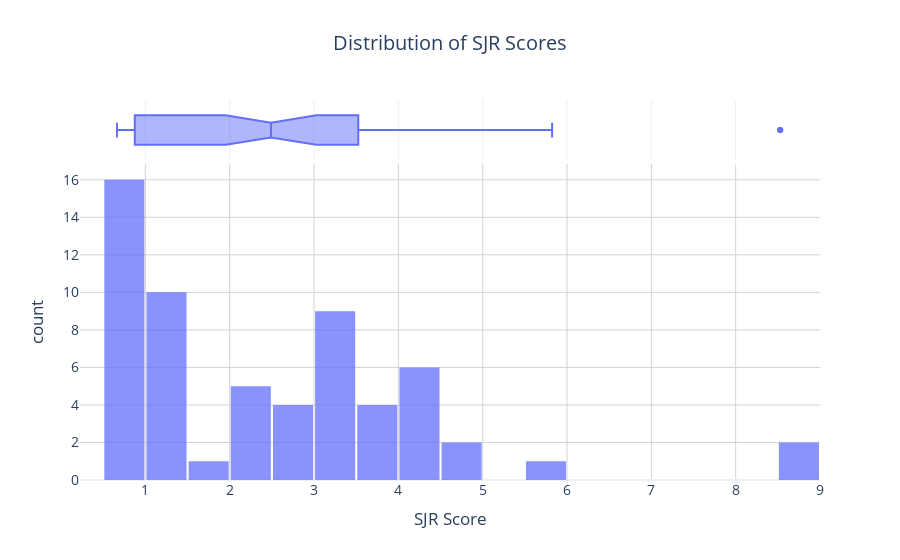
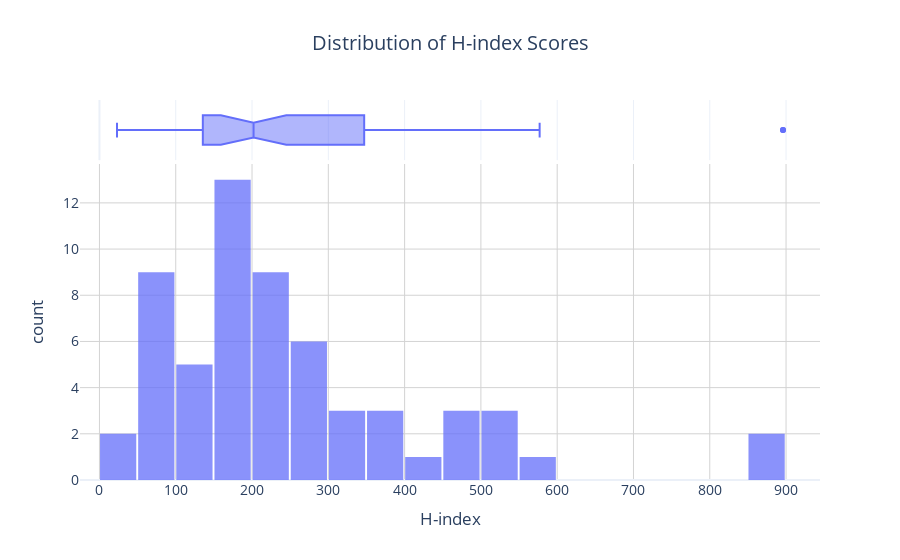

The cell these charts' notebook holds for them, in order:
### Code cell
import pandas as pd
import plotly.express as px

# Deduplicate by PMID
tdf = df.drop_duplicates(subset=["pmid"]).copy()

# Ensure numerics
tdf['SJR'] = pd.to_numeric(tdf['SJR'], errors='coerce')
tdf['H index'] = pd.to_numeric(tdf['H index'], errors='coerce')

# Plot
fig_sjr = px.histogram(
    tdf,
    x="SJR",
    nbins=30,
    marginal="box",
    opacity=0.75,
    title="Distribution of SJR Scores",
    labels={"SJR": "SJR Score", "count": "Frequency"},
)

fig_sjr.update_layout(
    template="plotly_white",
    title=dict(x=0.5, font=dict(size=20)),
    xaxis=dict(showgrid=True, gridcolor="lightgray"),
    yaxis=dict(showgrid=True, gridcolor="lightgray"),
    font=dict(size=14),
    bargap=0.05
)


fig_hindex = px.histogram(
    tdf,
    x="H index",
    nbins=30,
    marginal="box",
    opacity=0.75,
    title="Distribution of H-index Scores",
    labels={"H index": "H-index", "count": "Frequency"},
)

fig_hindex.update_layout(
    template="plotly_white",
    title=dict(x=0.5, font=dict(size=20)),
    xaxis=dict(showgrid=True, gridcolor="lightgray"),
    yaxis=dict(showgrid=True, gridcolor="lightgray"),
    font=dict(size=14),
    bargap=0.05
)

fig_sjr.show()
fig_sjr.write_image('graphs/sjr_distribution-d1.png', width=1000, height=400, scale=3)

fig_hindex.show()
fig_hindex.write_image('graphs/h_index_distribution-d1.png', width=1000, height=400, scale=3)

### Figure 1 — Plotly figure (JSON) as saved in the notebook; plotly's stock layout.template omitted (floating-point values rounded to 4 significant figures)
{"data": [{"bingroup": "x", "hovertemplate": "SJR Score=%{x}<br>count=%{y}<extra></extra>", "legendgroup": "", "marker": {"color": "#636efa", "opacity": 0.75, "pattern": {"shape": ""}}, "name": "", "nbinsx": 30, "orientation": "v", "showlegend": false, "type": "histogram", "x": [4.761, 3.235, 1.201, 2.143, 2.664, 0.785, 0.663, 2.489, NaN, 8.529, NaN, 4.897, 2.489, 0.782, 8.529, 3.458, 1.462, 2.449, 3.296, 1.408, 1.178, 3.414, 3.879, 3.617, NaN, 0.785, 3.414, NaN, NaN, 0.803, 3.591, 0.803, 0.748, NaN, 3.03, 3.879, NaN, 0.874, 4.279, 0.818, NaN, 0.874, 2.772, 1.5, NaN, 0.744, NaN, NaN, 4.279, 0.795, 3.374, NaN, 1.142, 0.874, NaN, 0.841, 0.803, NaN, 5.823, NaN, NaN, 3.183, NaN, 3.458, 2.715, 0.863, NaN, NaN, 1.462, 2.489, 1.239, NaN, 4.447, 4.447, 2.917, NaN, NaN, NaN, 4.447, 4.447, 1.201, 1.142, 1.075], "xaxis": "x", "yaxis": "y"}, {"hovertemplate": "SJR Score=%{x}<extra></extra>", "legendgroup": "", "marker": {"color": "#636efa"}, "name": "", "notched": true, "showlegend": false, "type": "box", "x": [4.761, 3.235, 1.201, 2.143, 2.664, 0.785, 0.663, 2.489, NaN, 8.529, NaN, 4.897, 2.489, 0.782, 8.529, 3.458, 1.462, 2.449, 3.296, 1.408, 1.178, 3.414, 3.879, 3.617, NaN, 0.785, 3.414, NaN, NaN, 0.803, 3.591, 0.803, 0.748, NaN, 3.03, 3.879, NaN, 0.874, 4.279, 0.818, NaN, 0.874, 2.772, 1.5, NaN, 0.744, NaN, NaN, 4.279, 0.795, 3.374, NaN, 1.142, 0.874, NaN, 0.841, 0.803, NaN, 5.823, NaN, NaN, 3.183, NaN, 3.458, 2.715, 0.863, NaN, NaN, 1.462, 2.489, 1.239, NaN, 4.447, 4.447, 2.917, NaN, NaN, NaN, 4.447, 4.447, 1.201, 1.142, 1.075], "xaxis": "x2", "yaxis": "y2"}], "layout": {"bargap": 0.05, "barmode": "relative", "font": {"size": 14}, "legend": {"tracegroupgap": 0}, "title": {"font": {"size": 20}, "text": "Distribution of SJR Scores", "x": 0.5}, "xaxis": {"anchor": "y", "domain": [0, 1], "gridcolor": "lightgray", "showgrid": true, "title": {"text": "SJR Score"}}, "xaxis2": {"anchor": "y2", "domain": [0, 1], "matches": "x", "showgrid": true, "showticklabels": false}, "yaxis": {"anchor": "x", "domain": [0, 0.8316], "gridcolor": "lightgray", "showgrid": true, "title": {"text": "count"}}, "yaxis2": {"anchor": "x2", "domain": [0.8416, 1], "matches": "y2", "showgrid": false, "showline": false, "showticklabels": false, "ticks": ""}}}

### Figure 2 — Plotly figure (JSON) as saved in the notebook; plotly's stock layout.template omitted (floating-point values rounded to 4 significant figures)
{"data": [{"bingroup": "x", "hovertemplate": "H-index=%{x}<br>count=%{y}<extra></extra>", "legendgroup": "", "marker": {"color": "#636efa", "opacity": 0.75, "pattern": {"shape": ""}}, "name": "", "nbinsx": 30, "orientation": "v", "showlegend": false, "type": "histogram", "x": [577.0, 115.0, 95.0, 187.0, 183.0, 192.0, 89.0, 380.0, NaN, 274.0, NaN, 402.0, 380.0, 192.0, 274.0, 229.0, 157.0, 172.0, 60.0, 78.0, 171.0, 896.0, 510.0, 266.0, NaN, 192.0, 896.0, NaN, NaN, 467.0, 136.0, 467.0, 23.0, NaN, 24.0, 510.0, NaN, 347.0, 289.0, 94.0, NaN, 347.0, 274.0, 90.0, NaN, 203.0, NaN, NaN, 289.0, 55.0, 158.0, NaN, 243.0, 347.0, NaN, 96.0, 467.0, NaN, 540.0, NaN, NaN, 168.0, NaN, 229.0, 129.0, 135.0, NaN, NaN, 157.0, 380.0, 172.0, NaN, 202.0, 202.0, 129.0, NaN, NaN, NaN, 202.0, 202.0, 95.0, 243.0, 156.0], "xaxis": "x", "yaxis": "y"}, {"hovertemplate": "H-index=%{x}<extra></extra>", "legendgroup": "", "marker": {"color": "#636efa"}, "name": "", "notched": true, "showlegend": false, "type": "box", "x": [577.0, 115.0, 95.0, 187.0, 183.0, 192.0, 89.0, 380.0, NaN, 274.0, NaN, 402.0, 380.0, 192.0, 274.0, 229.0, 157.0, 172.0, 60.0, 78.0, 171.0, 896.0, 510.0, 266.0, NaN, 192.0, 896.0, NaN, NaN, 467.0, 136.0, 467.0, 23.0, NaN, 24.0, 510.0, NaN, 347.0, 289.0, 94.0, NaN, 347.0, 274.0, 90.0, NaN, 203.0, NaN, NaN, 289.0, 55.0, 158.0, NaN, 243.0, 347.0, NaN, 96.0, 467.0, NaN, 540.0, NaN, NaN, 168.0, NaN, 229.0, 129.0, 135.0, NaN, NaN, 157.0, 380.0, 172.0, NaN, 202.0, 202.0, 129.0, NaN, NaN, NaN, 202.0, 202.0, 95.0, 243.0, 156.0], "xaxis": "x2", "yaxis": "y2"}], "layout": {"bargap": 0.05, "barmode": "relative", "font": {"size": 14}, "legend": {"tracegroupgap": 0}, "title": {"font": {"size": 20}, "text": "Distribution of H-index Scores", "x": 0.5}, "xaxis": {"anchor": "y", "domain": [0, 1], "gridcolor": "lightgray", "showgrid": true, "title": {"text": "H-index"}}, "xaxis2": {"anchor": "y2", "domain": [0, 1], "matches": "x", "showgrid": true, "showticklabels": false}, "yaxis": {"anchor": "x", "domain": [0, 0.8316], "gridcolor": "lightgray", "showgrid": true, "title": {"text": "count"}}, "yaxis2": {"anchor": "x2", "domain": [0.8416, 1], "matches": "y2", "showgrid": false, "showline": false, "showticklabels": false, "ticks": ""}}}
